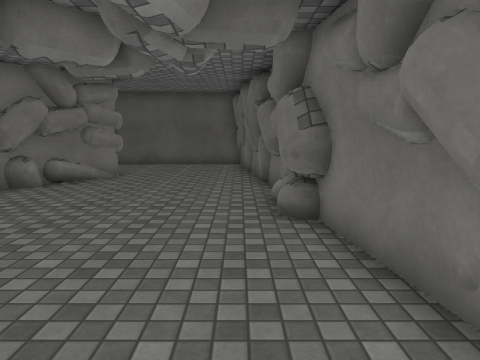
view 1 (above)

16 first-person views from a walk through a 3-D level made in the Unity game engine. The camera is 1.5 m above the floor, tilts 8° down and sees 70° across. The floor is counted in squares, 1 m on a side. Each view is taken from the middle of a square. On the plan, view 1 faces up. The plan holds only what a view shows up to about 16 squares ahead; the rest is blank. The place goes on beyond the plan. The player is left out. Surface patterns are stand-ins for the level's own textures.

view 2
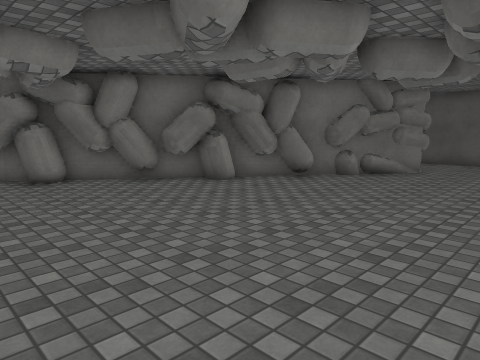

view 3
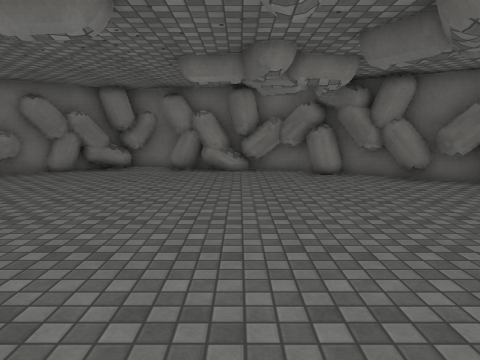

view 4
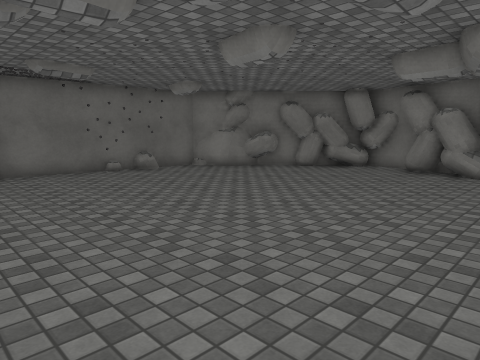

view 5
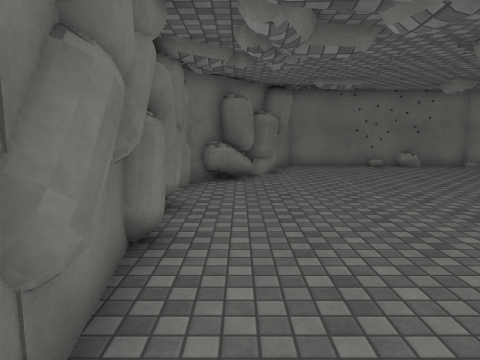

view 6
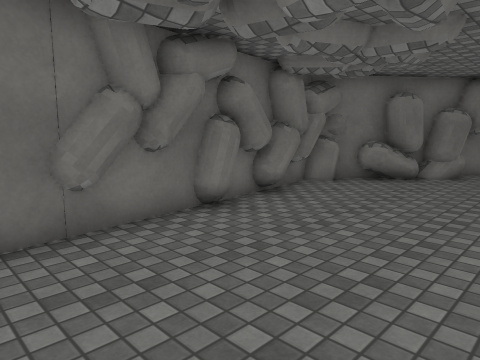

view 7
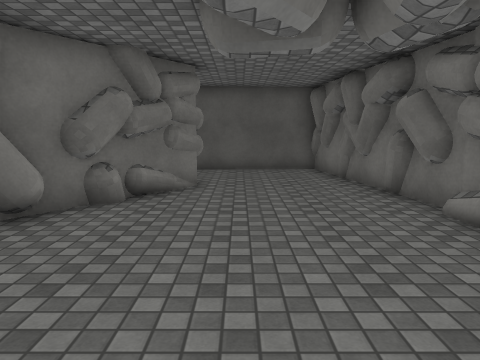

view 8
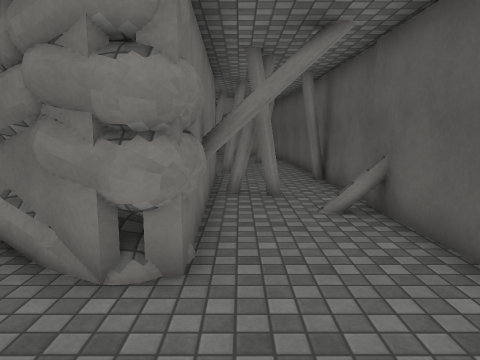

view 9
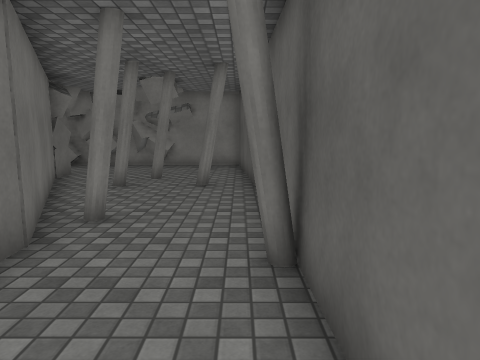

view 10
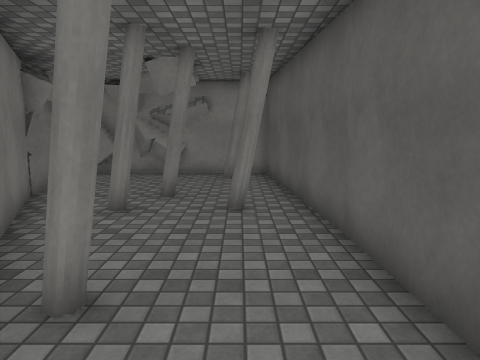

view 11
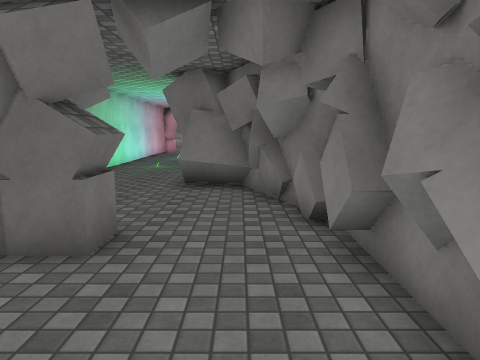

view 12
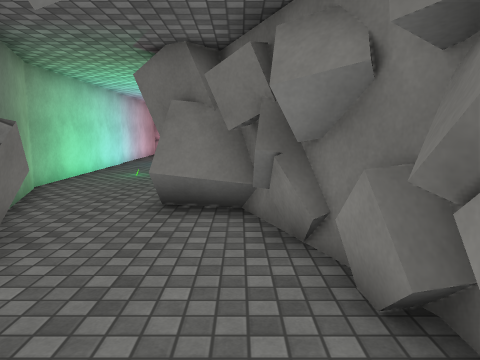

view 13
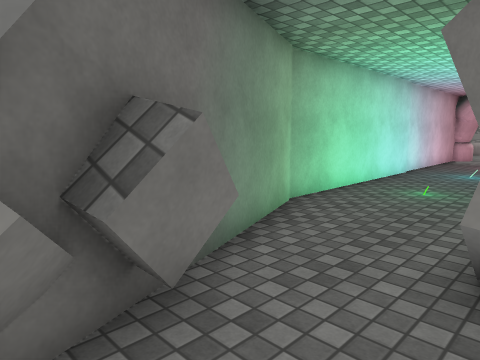

view 14
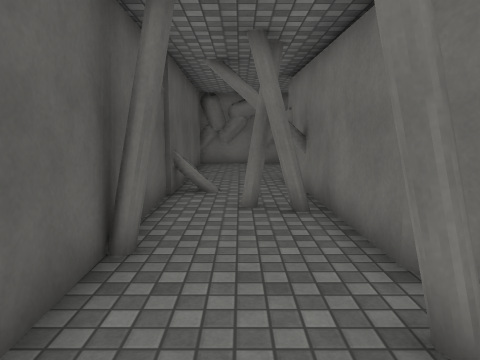

view 15
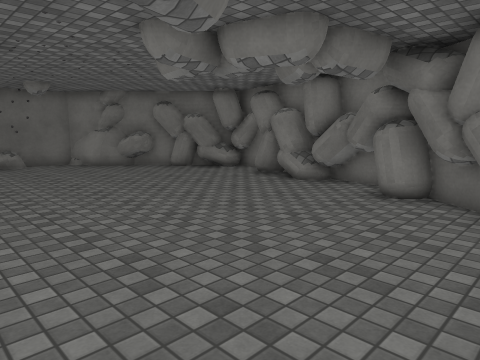

view 16
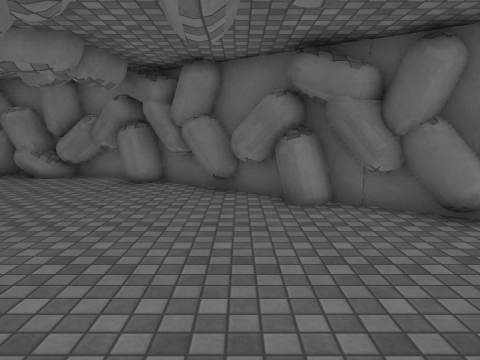

### Floor plan
Key: @ floor where view 1 was taken; # wall or solid block; . floor; O other object.
Columns run from 24 left of view 1 to 3 right of it. Each row starts with its distance up from view 1.
 17                  O
 16      ############O#######
 15 ######......O....O......#
 14 #.O...O........O........#
 13 #....O....O...##.O......##
 12 OO...OOO...######O##....##
 11 OO.......##       ##.....#
 10 OO.....##         ##.....#
  9 OO..O##          ##......#
  8 OO..O O          #.......#
  7 OO...OO         ##.......#
  6 OO...O#        ###.......#
  5 OOO..O#        ##........##
  4  ####.##      ##..........#
  3   ###..#     ##...........#
  2     #..#    ###...........#
  1      ..##   ##............#
  0      ...#  ###..........@.#
 -1      ...#  ##.............#
 -2      ...#  ##.............##
 -3      ...#  ##.............#
 -4      ...#  ##.............#
 -5      ...# ##..............##
 -6      ...# ##..............##
 -7       ..# ##...............#
 -8       ..# ###.............##
 -9       ..#   #............##
-10       ..#   ###.........##
-11       ..#    ###........##
-12               ##........#
-13                ##########

Where each view was taken, in squares from view 1:
view 1: 0 up, 0 right, facing up
view 2: 2 down, 0 right, facing up-left
view 3: 2 down, 1 right, facing left
view 4: 0 up, 1 right, facing down-left
view 5: 2 up, 1 right, facing down
view 6: 2 up, 3 left, facing down-right
view 7: 2 up, 3 left, facing up
view 8: 13 up, 1 left, facing left
view 9: 15 up, 8 left, facing left
view 10: 14 up, 11 left, facing left
view 11: 13 up, 22 left, facing down
view 12: 10 up, 22 left, facing down
view 13: 7 up, 21 left, facing down-right
view 14: 14 up, 16 left, facing right
view 15: 4 up, 3 left, facing down-left
view 16: 4 up, 1 left, facing left
